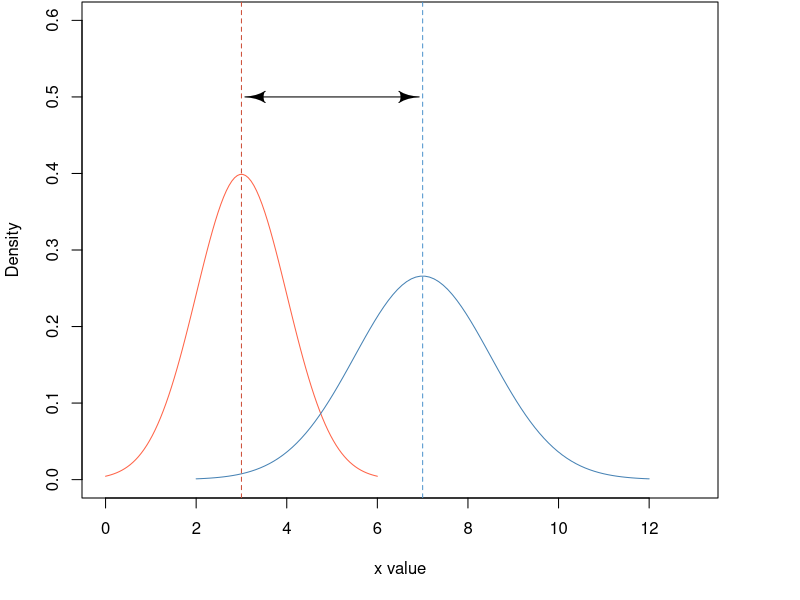
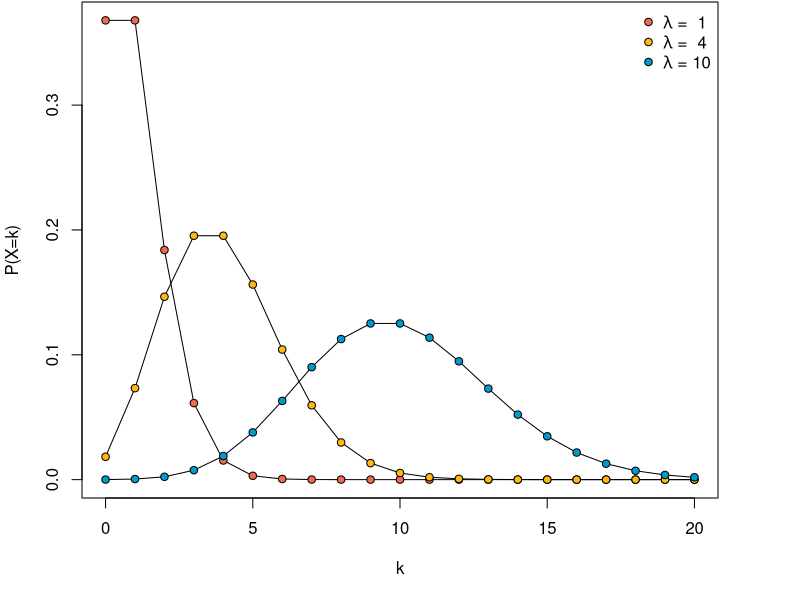
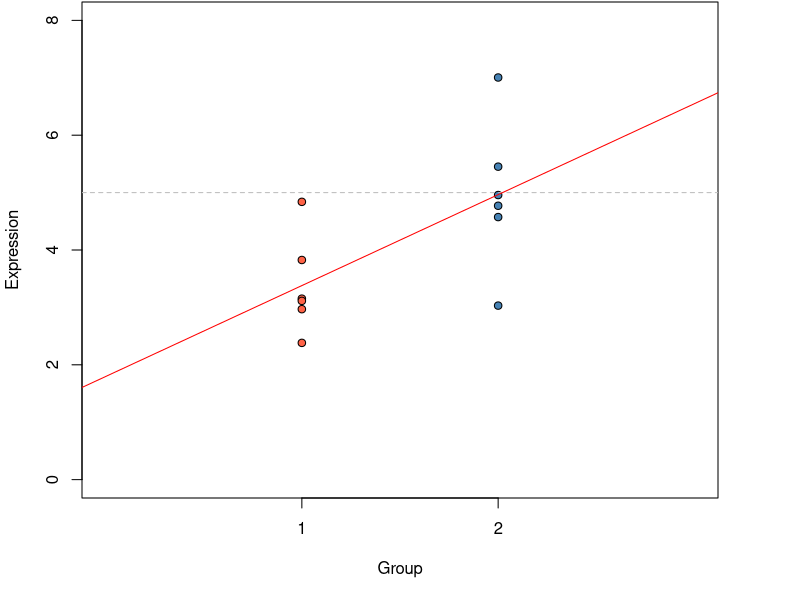

Generate these figures, in order, with R:
## ---- chunk 1
library(shape)
x1 <- seq(0, 6, length=100)
hx1 <- dnorm(x1, mean = 3, sd = 1)
x2 <- seq(2, 12, length=100)
hx2 <- dnorm(x2, mean = 7, sd = 1.5)
par(bg=NA, mar=c(5, 4, 0, 4) + 0.1) 

plot(x1, hx1, type="l", lty=1, 
     xlab="x value", ylab="Density",
     col="tomato", ylim=c(0, 0.6), xlim=c(0, 13))
lines(x2, hx2, type="l", col="steelblue")
abline(v=3, col="tomato3", lty=2)
abline(v=7, col="steelblue3", lty=2)
Arrows(3.3, 0.5, 6.7, 0.5, code = 3, arr.type = "curved")
## ---- chunk 2
x1 <- seq(0, 20)
hx1 <- dpois(x1, lambda = 1)
hx2 <- dpois(x1, lambda = 4)
hx3 <- dpois(x1, lambda = 10)
par(bg=NA, mar=c(5, 4, 0, 4) + 0.1) 
plot(x1, hx1, type="l", lty=1,
     xlab="k", ylab="P(X=k)")
lines(x1, hx2, type="l")
lines(x1, hx3, type="l")
cols <- c("coral2", "darkgoldenrod1", "deepskyblue3")
points(x1, hx1, bg=cols[1], pch=21)
points(x1, hx2, bg=cols[2], pch=21)
points(x1, hx3, bg=cols[3], pch=21)
leg <- c(expression(paste(lambda, " =  ", 1)),
         expression(paste(lambda, " =  ", 4)),
         expression(paste(lambda, " = ", 10)))
legend("topright", legend = leg, pt.bg = cols, pch=21, bty="n")
## ---- chunk 3
library(tidyverse)
dat <- data.frame(C1=rnorm(6, 4, 1),
                  C2=rnorm(6, 6, 1.3)) %>% 
    gather("Cat", "Expression") %>% 
    mutate(Group=as.numeric(factor(Cat)))

ewe <- lm(dat$Expression~dat$Group)

par(bg=NA, mar=c(5, 4, 0, 4) + 0.1) 
plot(dat$Group, dat$Expression, 
     pch=21, 
     bg=rep(c("tomato", "steelblue"), each=6),
     xlim=c(0, 3),
     ylim=c(0, 8), xaxt="n", xlab="Group", ylab = "Expression")
axis(1, at = 1:2)
abline(h=5, lty=2, col="grey")
abline(ewe, col="red")

